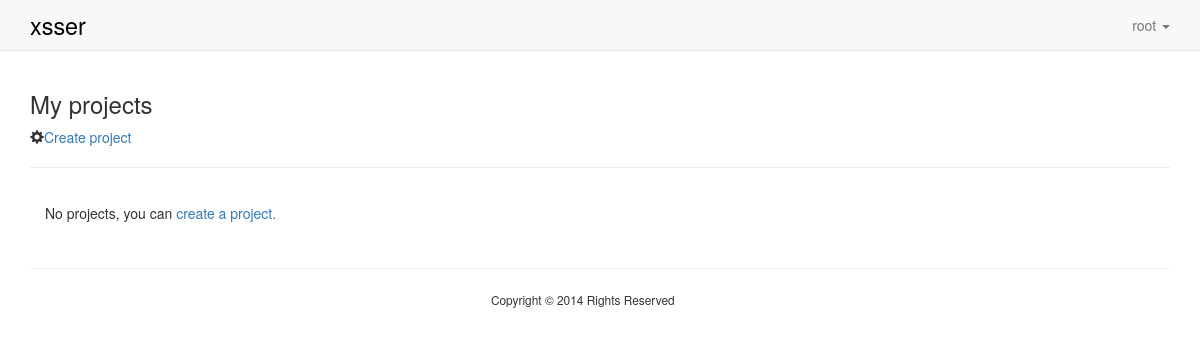
Page / (signed in) on the earlier database version.
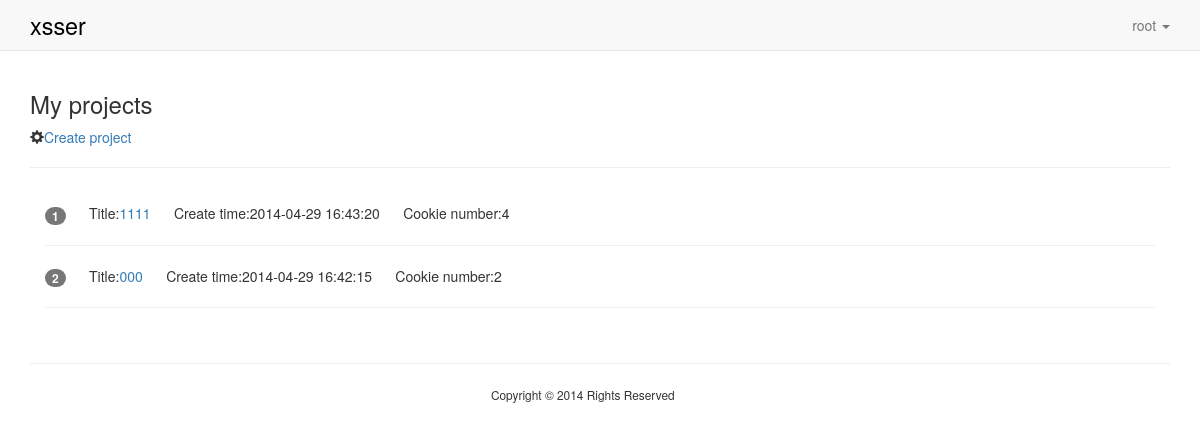
Same page on the later database version.
### core/models.py (models this page shows, shortened)
class XssProject(models.Model):
    user = models.ForeignKey(User)
    title = models.CharField(max_length=30)
    records = models.ManyToManyField(Record, blank=True, null=True)
    create_time = models.DateTimeField(auto_now_add=True)
    keep_session = models.BooleanField(default=False)
    custom_js = models.BooleanField(default=False)
    custom_js_content = models.TextField(blank=True)

### core/views.py (the view)
# urls.py: url(r'^$', 'core.views.my_projects', name="index"),
@login_required(login_url="/login/")
def my_projects(request):
    p = XssProject.objects.filter(user=request.user)
    return render(request, "core/my_project.html", {"projects": p})

### templates/core/my_project.html (shortened to what this page needs)
{% extends "base.html" %}
{% block body %}
{% include "_nav_bar.html" %}
<div class="container">
    <div class="my_project">
        <h3>My projects</h3>
        <span class="glyphicon glyphicon-cog"></span><a href="/create_project/">Create project</a>
        <hr/>
        <div class="panel-body">
            {% if not projects %}
                <p>No projects, you can <a href="/create_project/">create a project.</a></p>
            {% else %}
                {% for project in projects reversed %}
                    <div class="project">
                        <p><span class="badge">{{ forloop.counter }}</span>
                            &nbsp;&nbsp;&nbsp;&nbsp;
                            Title:<a href="/project/?id={{ project.id }}">{{ project.title }}</a>
                            &nbsp;&nbsp;&nbsp;&nbsp;
                        Create time:{{ project.create_time|date:"Y-m-d H:i:s" }}
                            &nbsp;&nbsp;&nbsp;&nbsp;
                        Cookie number:{{ project.records.all|length }}</p>
                        <hr/>
                    </div>
                {% endfor %}
            {% endif %}
        </div>
    </div>
</div>
{% endblock %}

### templates/base.html (shortened to what this page needs)
<!DOCTYPE html>
<html>
<head>
    <link href="http://cdn.bootcss.com/twitter-bootstrap/3.0.3/css/bootstrap.min.css" rel="stylesheet">
</head>
<body>
{% block body %}
{% endblock %}
<div class="container" id="footer">
   <hr>
<p class="text-center"><small>Copyright © 2014 Rights Reserved </small>&nbsp;&nbsp;&nbsp;&nbsp;&nbsp;&nbsp;&nbsp;&nbsp;
    </p>
</div>
</body>
</html>

### templates/_nav_bar.html (shortened to what this page needs)
<div class="navbar navbar-default navbar-static-top" role="navigation">
    <div class="container">
        <div class="navbar-header">
            <a class="navbar-brand" href="/my_projects/"><span style="font-size:130%;color:black;">xsser</span></a>
        </div>
        <div class="navbar-collapse collapse">
            <ul class="nav navbar-nav navbar-right">
                {% if user.is_authenticated %}
                <li class="dropdown">
                    <a href="#" class="dropdown-toggle" data-toggle="dropdown">{{ user.username }}
                        <b class="caret"></b></a>
                </li>
                {% else %}
                <li class="active"><a href="/login/"><span class="glyphicon glyphicon-user"></span>&nbsp;登录</a>
                </li>
                {% endif %}
            </ul>
        </div>
    </div>
</div>

Differences in the rows shown:
added XssProject: title "1111", create_time "2014-04-29 16:43:20", records.all|length "4"
added XssProject: title "000", create_time "2014-04-29 16:42:15", records.all|length "2"
Other differences:
text no longer shown: "No projects, you can create a project."
